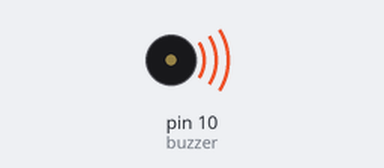
This sketch was run on a simulated Arduino Uno, built with avr-gcc and run on an emulated ATmega328P. Parts: buzzer (waves = sounding).

Above: at 13.4 s.
At 38.4 s:
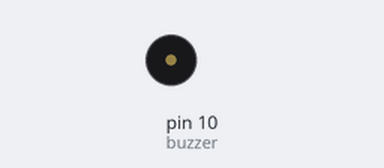
Timing chart, 0 to 39.9 s (numbered marks = the images above):
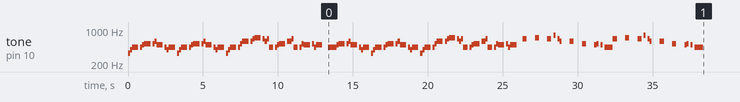

The sketch:

Music.ino
```cpp
/* "He's A Pirate" / "Pirates of the Caribbean" Theme Song Playing
 * By Xitang 2016.06.27
 * Youtube in Action: https://youtu.be/sjPAj1lXgtk
 *
 * INSTRUCTION: Hook up Pin 10 to the positive side of a buzzer or a microphone, hook up
 * any resistor to the negative side of a buzzer (to limit current & volume & to protect the pin),
 * and then connect the other end of the resistor to ground pin. Upload the sketch and enjoy!
 *
 * Music notes of the song obtained from Easy Music (Great website)
 * Link: http://easymusic.altervista.org/recorder-hes-a-pirate-pirates-of-caribbean-sheet-music-guitar-chords/
 *
 * Also would like to credit Musicnotes's "How to Read Sheet Music" Guide
 * Link: http://www.musicnotes.com/blog/2014/04/11/how-to-read-sheet-music/
 *
 * Code inspired by Chapter 5 of Jeremy Blum's book "Exploring Arduino"
 * Link: http://www.exploringarduino.com/content/ch5/
 *
 * Music notes' frequencies obtained from arduino website
 * Link: https://www.arduino.cc/en/Tutorial/toneMelody
 */


 // Modified a bit to fit my project


const int buzzer = 10; //Define pin 10, can use other PWM pins  (5,6 or 9)
                       //Note pins 3 and 11 can't be used when using the tone function in Arduino Uno
const int power = 8;

const double songspeed = 1.1; //Change to 2 for a slower version of the song, the bigger the number the slower the song
//*****************************************
#define NOTE_C4  262   //Defining note frequency
#define NOTE_D4  294
#define NOTE_E4  330
#define NOTE_F4  349
#define NOTE_G4  392
#define NOTE_A4  440
#define NOTE_B4  494
#define NOTE_C5  523
#define NOTE_D5  587
#define NOTE_E5  659
#define NOTE_F5  698
#define NOTE_G5  784
#define NOTE_A5  880
#define NOTE_B5  988
//*****************************************
int notes[] = {       //Note of the song, 0 is a rest/pulse
   NOTE_E4, NOTE_G4, NOTE_A4, NOTE_A4, 0,
   NOTE_A4, NOTE_B4, NOTE_C5, NOTE_C5, 0,
   NOTE_C5, NOTE_D5, NOTE_B4, NOTE_B4, 0,
   NOTE_A4, NOTE_G4, NOTE_A4, 0,

   NOTE_E4, NOTE_G4, NOTE_A4, NOTE_A4, 0,
   NOTE_A4, NOTE_B4, NOTE_C5, NOTE_C5, 0,
   NOTE_C5, NOTE_D5, NOTE_B4, NOTE_B4, 0,
   NOTE_A4, NOTE_G4, NOTE_A4, 0,

   NOTE_E4, NOTE_G4, NOTE_A4, NOTE_A4, 0,
   NOTE_A4, NOTE_C5, NOTE_D5, NOTE_D5, 0,
   NOTE_D5, NOTE_E5, NOTE_F5, NOTE_F5, 0,
   NOTE_E5, NOTE_D5, NOTE_E5, NOTE_A4, 0,

   NOTE_A4, NOTE_B4, NOTE_C5, NOTE_C5, 0,
   NOTE_D5, NOTE_E5, NOTE_A4, 0,
   NOTE_A4, NOTE_C5, NOTE_B4, NOTE_B4, 0,
   NOTE_C5, NOTE_A4, NOTE_B4, 0,

   NOTE_A4, NOTE_A4,
   //Repeat of first part
   NOTE_A4, NOTE_B4, NOTE_C5, NOTE_C5, 0,
   NOTE_C5, NOTE_D5, NOTE_B4, NOTE_B4, 0,
   NOTE_A4, NOTE_G4, NOTE_A4, 0,

   NOTE_E4, NOTE_G4, NOTE_A4, NOTE_A4, 0,
   NOTE_A4, NOTE_B4, NOTE_C5, NOTE_C5, 0,
   NOTE_C5, NOTE_D5, NOTE_B4, NOTE_B4, 0,
   NOTE_A4, NOTE_G4, NOTE_A4, 0,

   NOTE_E4, NOTE_G4, NOTE_A4, NOTE_A4, 0,
   NOTE_A4, NOTE_C5, NOTE_D5, NOTE_D5, 0,
   NOTE_D5, NOTE_E5, NOTE_F5, NOTE_F5, 0,
   NOTE_E5, NOTE_D5, NOTE_E5, NOTE_A4, 0,

   NOTE_A4, NOTE_B4, NOTE_C5, NOTE_C5, 0,
   NOTE_D5, NOTE_E5, NOTE_A4, 0,
   NOTE_A4, NOTE_C5, NOTE_B4, NOTE_B4, 0,
   NOTE_C5, NOTE_A4, NOTE_B4, 0,
   //End of Repeat

   NOTE_E5, 0, 0, NOTE_F5, 0, 0,
   NOTE_E5, NOTE_E5, 0, NOTE_G5, 0, NOTE_E5, NOTE_D5, 0, 0,
   NOTE_D5, 0, 0, NOTE_C5, 0, 0,
   NOTE_B4, NOTE_C5, 0, NOTE_B4, 0, NOTE_A4,

   NOTE_E5, 0, 0, NOTE_F5, 0, 0,
   NOTE_E5, NOTE_E5, 0, NOTE_G5, 0, NOTE_E5, NOTE_D5, 0, 0,
   NOTE_D5, 0, 0, NOTE_C5, 0, 0,
   NOTE_B4, NOTE_C5, 0, NOTE_B4, 0, NOTE_A4
};
//*****************************************
int duration[] = {         //duration of each note (in ms) Quarter Note is set to 250 ms
  125, 125, 250, 125, 125,
  125, 125, 250, 125, 125,
  125, 125, 250, 125, 125,
  125, 125, 375, 125,

  125, 125, 250, 125, 125,
  125, 125, 250, 125, 125,
  125, 125, 250, 125, 125,
  125, 125, 375, 125,

  125, 125, 250, 125, 125,
  125, 125, 250, 125, 125,
  125, 125, 250, 125, 125,
  125, 125, 125, 250, 125,

  125, 125, 250, 125, 125,
  250, 125, 250, 125,
  125, 125, 250, 125, 125,
  125, 125, 375, 375,

  250, 125,
  //Rpeat of First Part
  125, 125, 250, 125, 125,
  125, 125, 250, 125, 125,
  125, 125, 375, 125,

  125, 125, 250, 125, 125,
  125, 125, 250, 125, 125,
  125, 125, 250, 125, 125,
  125, 125, 375, 125,

  125, 125, 250, 125, 125,
  125, 125, 250, 125, 125,
  125, 125, 250, 125, 125,
  125, 125, 125, 250, 125,

  125, 125, 250, 125, 125,
  250, 125, 250, 125,
  125, 125, 250, 125, 125,
  125, 125, 375, 375,
  //End of Repeat

  250, 125, 375, 250, 125, 375,
  125, 125, 125, 125, 125, 125, 125, 125, 375,
  250, 125, 375, 250, 125, 375,
  125, 125, 125, 125, 125, 500,

  250, 125, 375, 250, 125, 375,
  125, 125, 125, 125, 125, 125, 125, 125, 375,
  250, 125, 375, 250, 125, 375,
  125, 125, 125, 125, 125, 500
};

void setup() {

    pinMode(buzzer, OUTPUT);
    pinMode(power, OUTPUT);

    for (int i=0;i<203;i++){              //203 is the total number of music notes in the song

        int wait = duration[i] * songspeed;

        if(notes[i] != 0) {
            tone(buzzer,notes[i],wait);          //tone(pin,frequency,duration)
            digitalWrite(power, HIGH);
        }

        delay(wait*0.95);
        digitalWrite(power, LOW);
        delay(wait*0.05);
    }
    //You can click reset on Arduino to replay the song
}

void loop() {

}
```

Measured:
- by itself, tone on pin 10 (buzzer): plays 330 Hz for 0.14 s, 392 Hz for 0.14 s, 440 Hz for 0.41 s, 440 Hz for 0.14 s, 494 Hz for 0.14 s, 523 Hz for 0.41 s … (119 notes in this stretch)
